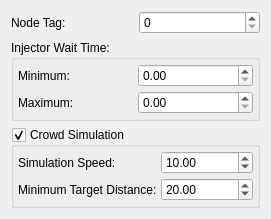
<ui version="4.0" >
 <class>CrowdVisibilityWidget</class>
 <widget class="QWidget" name="CrowdVisibilityWidget" >
  <property name="geometry" >
   <rect>
    <x>0</x>
    <y>0</y>
    <width>271</width>
    <height>186</height>
   </rect>
  </property>
  <property name="windowTitle" >
   <string>Form</string>
  </property>
  <layout class="QGridLayout" >
   <item row="0" column="0" >
    <widget class="QLabel" name="label" >
     <property name="text" >
      <string>Node Tag:</string>
     </property>
    </widget>
   </item>
   <item row="0" column="1" >
    <widget class="QSpinBox" name="m_tag" >
     <property name="toolTip" >
      <string>Injector Group Tag: If set to zero the visibility node is only for building the visibility graph and won't emit crowd particles</string>
     </property>
     <property name="statusTip" >
      <string>Injector Group Tag: If set to zero the visibility node is only for building the visibility graph and won't emit crowd particles</string>
     </property>
    </widget>
   </item>
   <item row="1" column="0" colspan="2" >
    <widget class="QGroupBox" name="groupBox" >
     <property name="title" >
      <string>Injector Wait Time:</string>
     </property>
     <layout class="QGridLayout" >
      <property name="leftMargin" >
       <number>4</number>
      </property>
      <property name="topMargin" >
       <number>4</number>
      </property>
      <property name="rightMargin" >
       <number>4</number>
      </property>
      <property name="bottomMargin" >
       <number>4</number>
      </property>
      <property name="horizontalSpacing" >
       <number>4</number>
      </property>
      <property name="verticalSpacing" >
       <number>4</number>
      </property>
      <item row="0" column="0" >
       <widget class="QLabel" name="label_2" >
        <property name="text" >
         <string>Minimum:</string>
        </property>
       </widget>
      </item>
      <item row="0" column="1" >
       <widget class="QDoubleSpinBox" name="m_minWait" >
        <property name="toolTip" >
         <string>Minimum time to wait before a new crowd particle will be emitted</string>
        </property>
        <property name="statusTip" >
         <string>Minimum time to wait before a new crowd particle will be emitted</string>
        </property>
        <property name="maximum" >
         <double>1000.000000000000000</double>
        </property>
       </widget>
      </item>
      <item row="1" column="0" >
       <widget class="QLabel" name="label_3" >
        <property name="text" >
         <string>Maximum:</string>
        </property>
       </widget>
      </item>
      <item row="1" column="1" >
       <widget class="QDoubleSpinBox" name="m_maxWait" >
        <property name="toolTip" >
         <string>Maximum time to wait before a new crowd particle will be emitted</string>
        </property>
        <property name="statusTip" >
         <string>Maximum time to wait before a new crowd particle will be emitted</string>
        </property>
        <property name="maximum" >
         <double>1000.000000000000000</double>
        </property>
       </widget>
      </item>
     </layout>
    </widget>
   </item>
   <item row="2" column="0" colspan="2" >
    <widget class="QGroupBox" name="m_crowdSim" >
     <property name="toolTip" >
      <string>Global Settings for the crowd simulation component</string>
     </property>
     <property name="statusTip" >
      <string>Changes made here only affect the current simulation and are not saved into the scene</string>
     </property>
     <property name="title" >
      <string>Crowd Simulation</string>
     </property>
     <property name="checkable" >
      <bool>true</bool>
     </property>
     <layout class="QGridLayout" >
      <property name="leftMargin" >
       <number>4</number>
      </property>
      <property name="topMargin" >
       <number>4</number>
      </property>
      <property name="rightMargin" >
       <number>4</number>
      </property>
      <property name="bottomMargin" >
       <number>4</number>
      </property>
      <property name="horizontalSpacing" >
       <number>4</number>
      </property>
      <property name="verticalSpacing" >
       <number>4</number>
      </property>
      <item row="0" column="0" >
       <widget class="QLabel" name="label_9" >
        <property name="text" >
         <string>Simulation Speed:</string>
        </property>
       </widget>
      </item>
      <item row="0" column="1" >
       <widget class="QDoubleSpinBox" name="m_simSpeed" >
        <property name="maximum" >
         <double>1000.000000000000000</double>
        </property>
        <property name="value" >
         <double>10.000000000000000</double>
        </property>
       </widget>
      </item>
      <item row="1" column="0" >
       <widget class="QLabel" name="label_10" >
        <property name="text" >
         <string>Minimum Target Distance:</string>
        </property>
       </widget>
      </item>
      <item row="1" column="1" >
       <widget class="QDoubleSpinBox" name="m_minTargetDist" >
        <property name="maximum" >
         <double>1000.000000000000000</double>
        </property>
        <property name="value" >
         <double>20.000000000000000</double>
        </property>
       </widget>
      </item>
     </layout>
    </widget>
   </item>
  </layout>
 </widget>
 <resources/>
 <connections/>
</ui>
